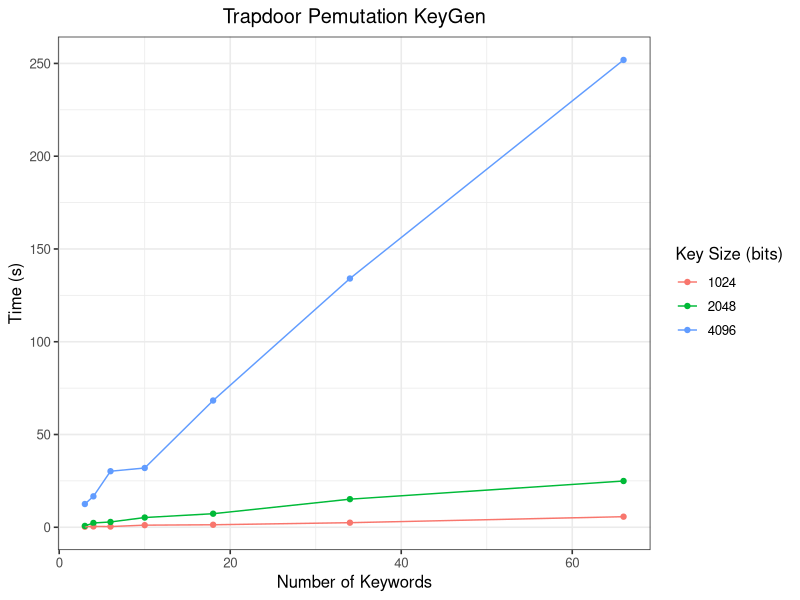
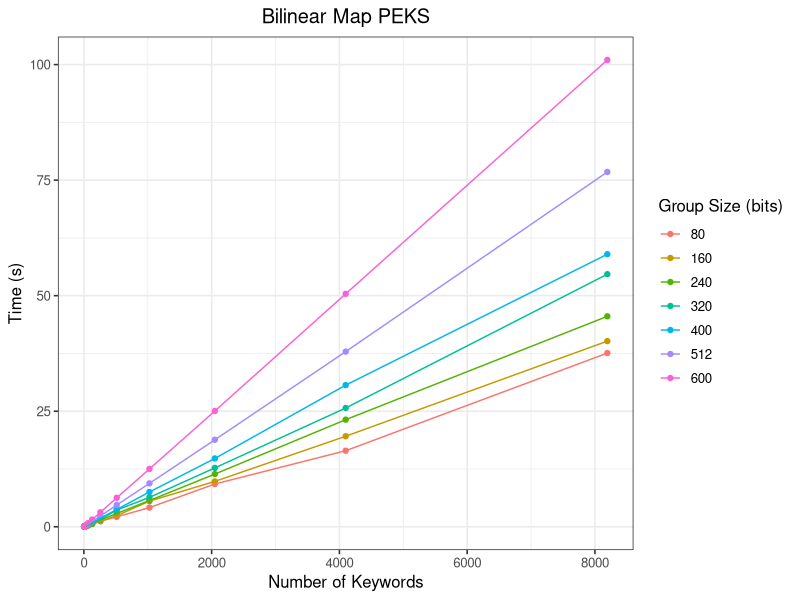

Source code (R) for these figures, in order:

library(ggplot2)

data <- read.csv("timings.csv")

bm <- data[data$MODE=="bm", ]
td <- data[data$MODE=="td", ]
td <- td[td$N < 100, ]

q <- ggplot(td, aes(x=N,y=GEN,color=as.factor(SP),group=as.factor(SP))) +
  geom_point() +
  geom_line() +
  labs(
    title = "Trapdoor Pemutation KeyGen",
    color = "Key Size (bits)",
    x = "Number of Keywords",
    y="Time (s)"
  ) +
  theme_bw(base_size=12) +
  theme(plot.title = element_text(hjust=0.5))

ggsave(plot=q, "trapdoor_gen.png")

q <- ggplot(bm, aes(x=N,y=PEKS,color=as.factor(SP),group=as.factor(SP))) +
  geom_point() +
  geom_line() +
  labs(
    title = "Bilinear Map PEKS",
    color="Group Size (bits)",
    x = "Number of Keywords",
    y = "Time (s)"
  ) +
  theme_bw(base_size=12) +
  theme(plot.title = element_text(hjust=0.5))

ggsave(plot=q, "bm_peks.png")
